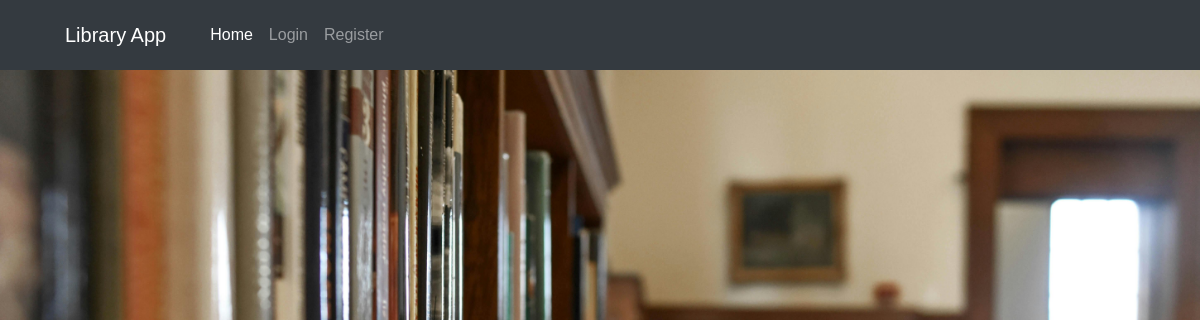
The app's page /, older data.
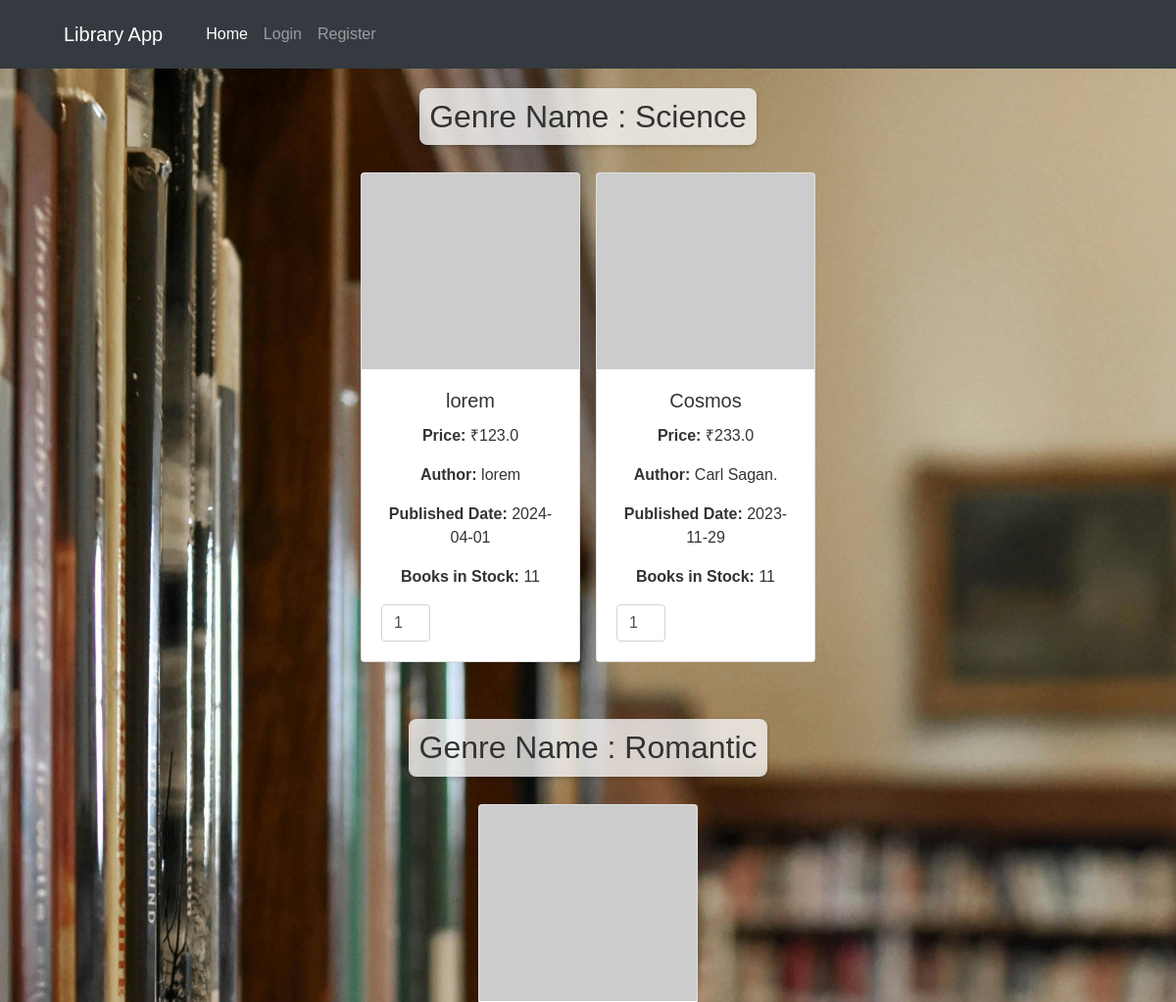
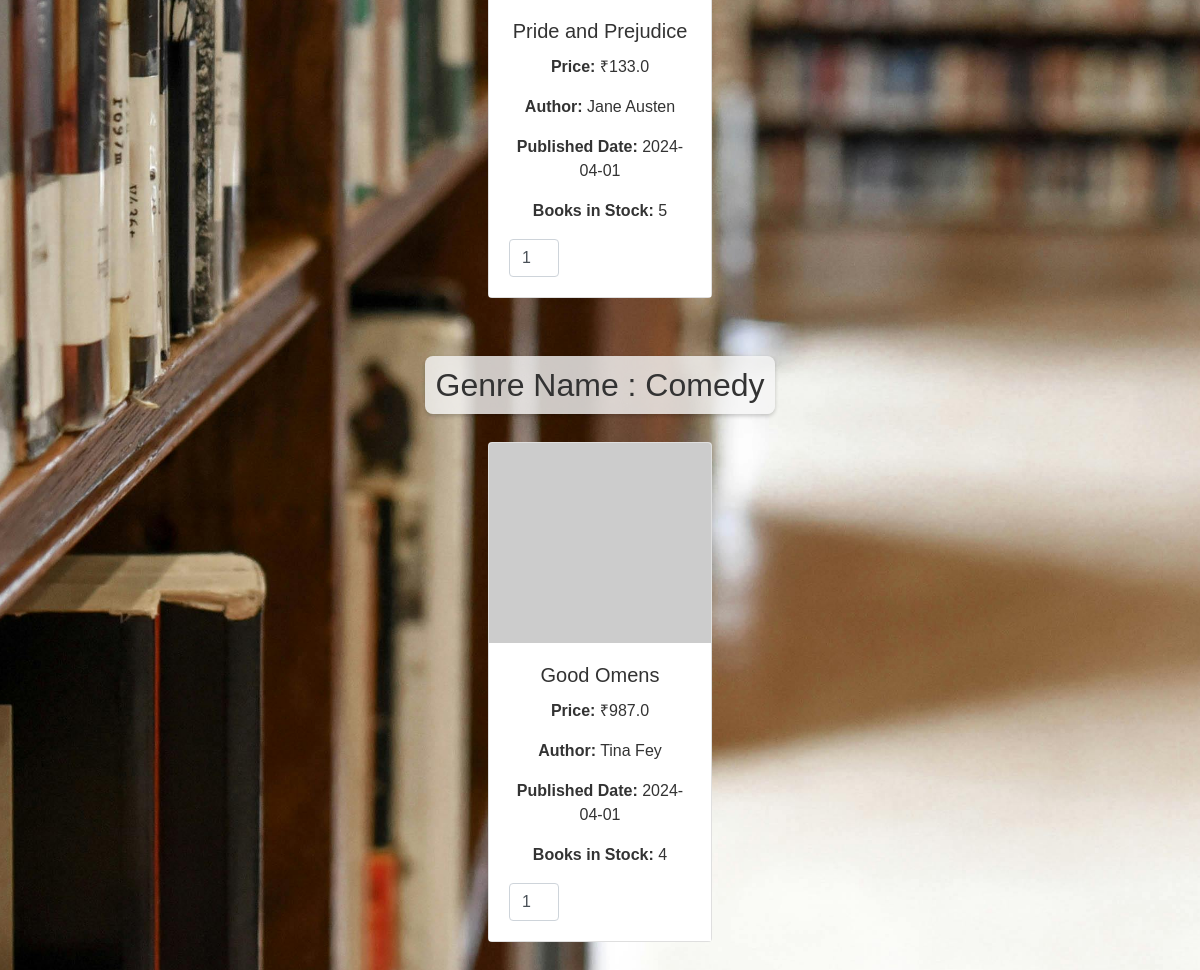
The same page, newer data (2 pictures, top to bottom).
### models.py (models this page shows)
class Genre(db.Model):
    id=db.Column(db.Integer,primary_key=True)
    genrename=db.Column(db.String(32),unique=True)
    books=db.relationship('Book',backref='genre' ,lazy='dynamic',cascade='all,delete-orphan')#lazy here we use bz when i will acces then give it not everytime

class Book(db.Model):
    id=db.Column(db.Integer,primary_key=True)
    title=db.Column(db.String(100),nullable=False)
    author=db.Column(db.String(30))
    booksnum=db.Column(db.BigInteger,nullable=True)
    price=db.Column(db.Float,nullable=False)
    genre_id=db.Column(db.Integer,db.ForeignKey("genre.id"),nullable=False)
    content = db.Column(db.Text)  # Book content
    feedbacks = db.relationship('Feedback', backref='book', lazy=True)
    pubdate=db.Column(db.Date,nullable=False)
    requests = db.relationship("BookRequest", backref='book', lazy='dynamic', cascade='all, delete-orphan')  # Add this line

### routes.py (the view)
@app.route('/')
def index():
    if 'user_id' in session:
        user = User.query.get(session['user_id'])
        if user and user.is_admin:
            return render_template('admin.html')
    genres = Genre.query.all()
    parameter=request.args.get('genre')
    query=request.args.get('query')
    return render_template('index.html', genres=genres)

### templates/index.html (shortened to what this page needs)
<!DOCTYPE html>
<html lang="en">
<head>
    <link rel="stylesheet" href="https://stackpath.bootstrapcdn.com/bootstrap/4.5.2/css/bootstrap.min.css">
</head>
<body>
    <nav class="navbar navbar-expand-lg navbar-dark bg-dark fixed-top">
        <div class="container">
            <a class="navbar-brand" href="{{ url_for('index') }}">Library App</a>
            <div class="collapse navbar-collapse" id="navbarNavDropdown">
                <ul class="navbar-nav mr-auto">
                    <li class="nav-item active">
                        <a class="nav-link" href="{{ url_for('index') }}">Home <span class="sr-only">(current)</span></a>
                    </li>
                    {% if 'user_id' in session %}
                    <li class="nav-item">
                        <a class="nav-link" href="{{ url_for('dashboard') }}">Dashboard</a>
                    </li>
                    <li class="nav-item">
                        <a class="nav-link" href="{{ url_for('profile') }}">Profile</a>
                    </li>
                    <li class="nav-item">
                        <a class="nav-link" href="{{ url_for('logout') }}">Logout</a>
                    </li>
                    {% else %}
                    <li class="nav-item">
                        <a class="nav-link" href="{{ url_for('login') }}">Login</a>
                    </li>
                    <li class="nav-item">
                        <a class="nav-link" href="{{ url_for('register') }}">Register</a>
                    </li>
                    {% endif %}
                </ul>
            </div>
        </div>
    </nav>
    <div class="container genres_list">
        {% for genre in genres %}
        <div class="genre-box">
            <h2 class="genre-name">Genre Name : {{ genre.genrename }}</h2>
            <div class="book d-flex flex-wrap justify-content-center">
                {% for book in genre.books %}
                <div class="card">
                    <img src="https://picsum.photos/200/200" class="card-img-top" alt="{{ book.title }}">
                    <div class="card-body">
                        <h5 class="card-title">{{ book.title }}</h5>
                        <p class="card-text"><strong>Price:</strong> &#8377;{{ book.price }}</p>
                        <p class="card-text"><strong>Author:</strong> {{ book.author }}</p>
                        <p class="card-text"><strong>Published Date:</strong> {{ book.pubdate.strftime('%Y-%m-%d') }}</p>
                        <p class="card-text"><strong>Books in Stock:</strong> {{ book.booksnum }}</p>
                        <form action="{{ url_for('add_to_cart', book_id=book.id) }}" method="post" class="add-to-cart-form">
                            <input class="form-control" type="number" name="quantity" min="1" max="{{ book.booksnum }}" value="1">
                        </form>
                    </div>
                </div>
                {% endfor %}
            </div>
        </div>
        {% endfor %}
    </div>
</body>
</html>

### templates/index.html (style rules this page uses)
body { font-family: 'Arial', sans-serif; margin: 0; padding: 0; background: url('/static/background.jpg') no-repeat center center fixed; background-size: cover; display: flex; align-items: center; justify-content: center; min-height: 100vh; color: #fff; }
.navbar { background-color: rgba(0, 0, 0, 0.8); overflow: hidden; position: fixed; top: 0; width: 100%; padding: 10px 0; }
.navbar a { float: left; display: block; color: #fff; text-align: center; padding: 10px 20px; text-decoration: none; transition: background-color 0.3s; }
.genre-box { margin-bottom: 30px; text-align:center; }
.genre-name { background-color: rgba(245, 245, 245, 0.8); color: #333; padding: 10px; margin: 20px auto; border-radius: 8px; display: inline-block; width: auto; box-shadow: 0 2px 4px rgba(0,0,0,.2); }
.card { margin: 0.5rem; width: 14rem; height: auto; }
.card img { height: 200px; object-fit: cover; }
.card-body { background-color: #fff; color: #333; }
.genres_list { padding: 70px 0; }
.add-to-cart-form { display: flex; align-items: center; justify-content: space-between; margin-top: 10px; }
.add-to-cart-form input[type="number"] { width: 50px; margin-right: 5px; }

Row changes from the older to the newer data that the page shows:
added Genre: genrename "Science"
added Book: title "lorem", price "123.0", author "lorem", pubdate "2024-04-01", booksnum "11", shown under "Science"
added Book: title "Cosmos", price "233.0", author "Carl Sagan.", pubdate "2023-11-29", booksnum "11", shown under "Science"
added Genre: genrename "Romantic"
added Book: title "Pride and Prejudice", price "133.0", author "Jane Austen", pubdate "2024-04-01", booksnum "5", shown under "Romantic"
added Genre: genrename "Comedy"
added Book: title "Good Omens", price "987.0", author "Tina Fey", pubdate "2024-04-01", booksnum "4", shown under "Comedy"
